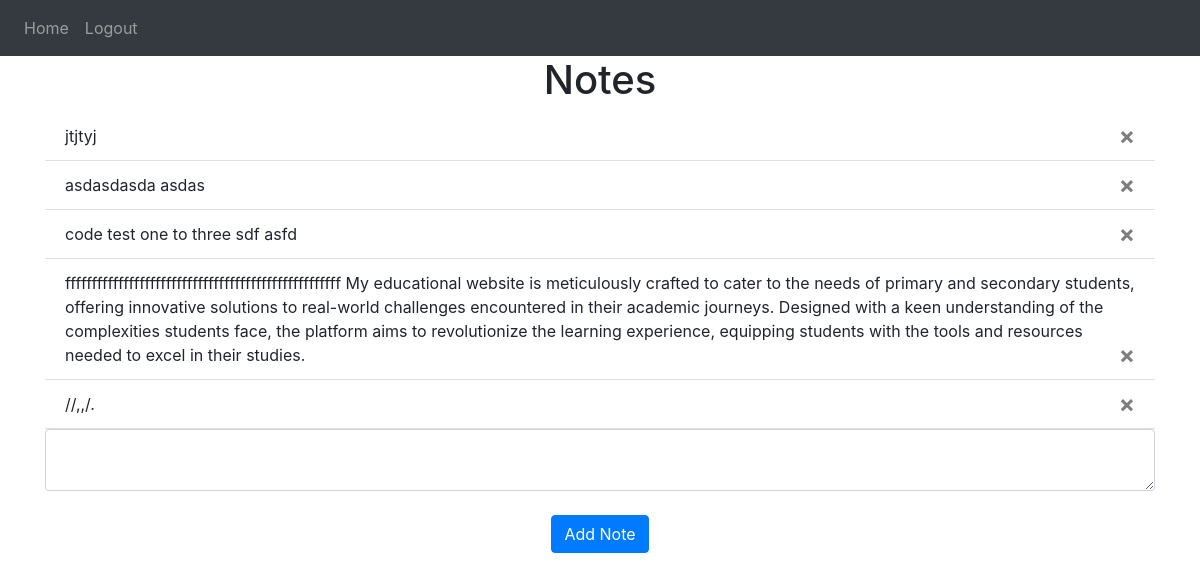
Screenshot of / (signed in) with the database file from the repository.
### website/models.py (models this page shows)
class Note(db.Model):
    id = db.Column(db.Integer, primary_key=True)
    data = db.Column(db.String(10000))
    date = db.Column(db.DateTime(timezone=True), default =func.now())
    user_id = db.Column(db.Integer, db.ForeignKey('user.id'))

### website/views.py (the view, shortened to what this page needs)
@views.route('/', methods=['GET', 'POST'])
@login_required
def home():
    return render_template("home.html", user=current_user)

### website/__init__.py (called while the page is built)
def create_app():
    app = Flask(__name__)
    app.config['SECRET_KEY'] = 'software engineering'
    app.config['SQLALCHEMY_DATABASE_URI'] = f'sqlite:///{DB_NAME}'
    db.init_app(app)
    from .views import views
    from .auth import auth
    app.register_blueprint(views, url_prefix='/')
    app.register_blueprint(auth, url_prefix='/')
    from .models import User, Note
    with app.app_context():
        db.create_all()
    login_manager = LoginManager()
    login_manager.login_view = 'auth.login'
    login_manager.init_app(app)
    @login_manager.user_loader
    def load_user(id):
        return User.query.get(int(id))
    return app

### website/templates/home.html
{% extends "base.html" %} {% block title %}Home{% endblock %} {% block content
%}
<h1 align="center">Notes</h1>
<ul class="list-group list-group-flush" id="notes">
  {% for note in user.notes %}
  <li class="list-group-item">
    {{ note.data }}
    <button type="button" class="close" onClick="deleteNote({{ note.id }})">
      <span aria-hidden="true">&times;</span>
    </button>
  </li>
  {% endfor %}
</ul>
<form method="POST">
  <textarea name="note" id="note" class="form-control"></textarea>
  <br />
  <div align="center">
    <button type="submit" class="btn btn-primary">Add Note</button>
  </div>
</form>
{% endblock %}

### website/templates/base.html (shortened to what this page needs)
<!DOCTYPE html>
<html>
  <head>
    <link
      rel="stylesheet"
      href="https://stackpath.bootstrapcdn.com/bootstrap/4.4.1/css/bootstrap.min.css"
    />
    <link
      rel="stylesheet"
      href="https://stackpath.bootstrapcdn.com/font-awesome/4.7.0/css/font-awesome.min.css"
    />
  </head>
  <body>
    <nav class="navbar navbar-expand-lg navbar-dark bg-dark">
      <div class="collapse navbar-collapse" id="navbar">
        <div class="navbar-nav">
          {% if user.is_authenticated %}
          <a class="nav-item nav-link" id="home" href="/">Home</a>
          <a class="nav-item nav-link" id="logout" href="/logout">Logout</a>
          {% else %}
          <a class="nav-item nav-link" id="login" href="/login">Login</a>
          <a class="nav-item nav-link" id="signUp" href="/sign-up">Sign Up</a>
          {% endif %}
        </div>
      </div>
    </nav>
    <div class="container">{% block content %} {% endblock %}</div>
  </body>
</html>

### rows the page displays
Note: data "jtjtyj"
Note: data "asdasdasda asdas"
Note: data "code test one to three sdf asfd"
Note: data "ffffffffffffffffffffffffffffffffffffffffffffffffffff My educational website is meticulously crafted to cater to the needs of primary and secondary students, offering innovative solutions to real-world challenges encountered in their academic journeys. Designed with a keen understanding of the complexities students face, the platform aims to revolutionize the learning experience, equipping students with the tools and resources needed to excel in their studies."
Note: data "//,,/."
